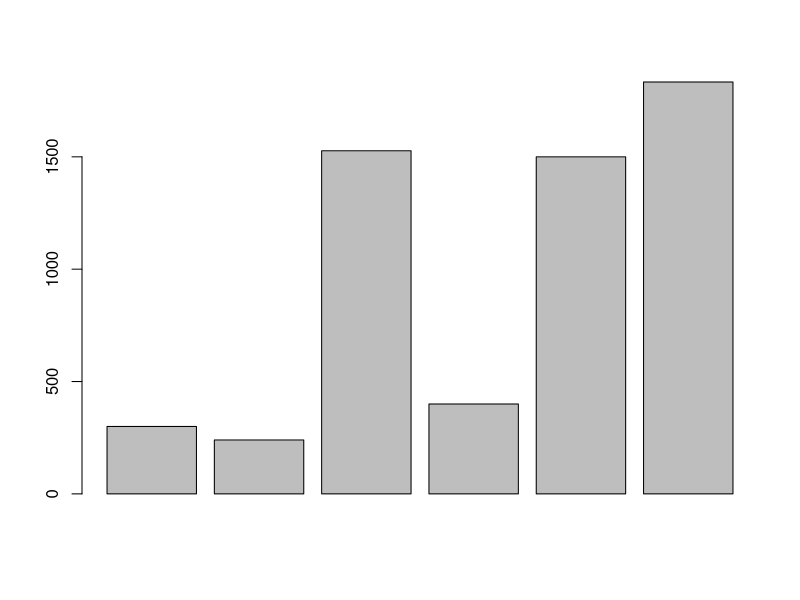
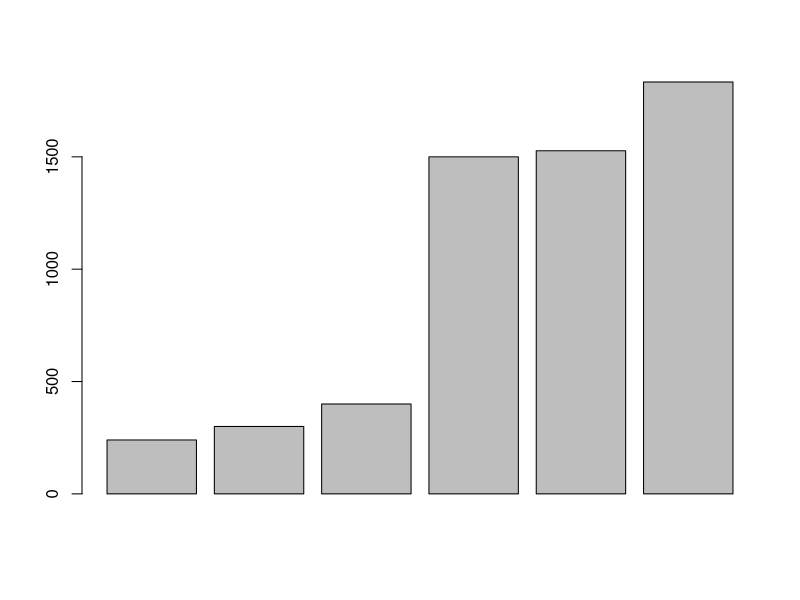
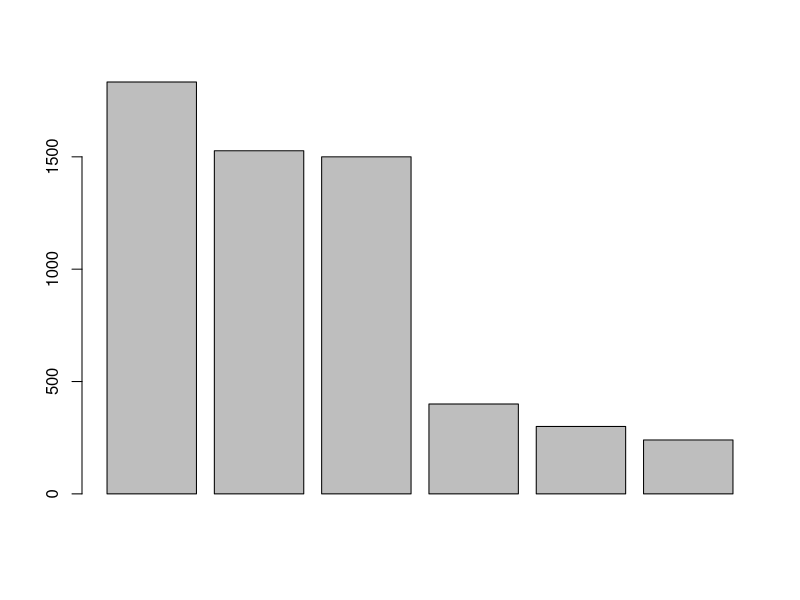

Write R code to recreate these figures, in order.
# Itzel Guadalupe Reta Heredia
# 9 de agosto del 2021
# 2124992
###################

Celular <- 300
Transporte <- 240
Comestibles  <- 1527
Gimnasio <- 400
Alquiler <- 1500
Otros <-1833

#Gastos totales 
Celular+Transporte+Comestibles+Gimnasio+Alquiler+Otros

#Semestre escolar
5800*5

Semestre <- 5800

#A?o escolar
Semestre * 2
Ano <- 11600

## En un semestre gastaria $5800 y en un a?o escolar $11600
Gastos <- c(Celular, Transporte, Comestibles, Gimnasio, Alquiler, Otros)

barplot(Gastos)

sort(Gastos)

gastos <- sort(Gastos)

barplot(gastos)
Gastoss <- c(Otros, Comestibles, Alquiler, Gimnasio, Celular, Transporte)
barplot(Gastoss)

